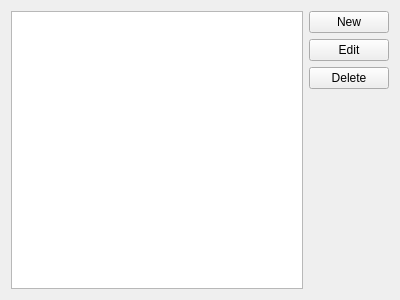
<?xml version="1.0" encoding="UTF-8"?>
<ui version="4.0">
 <class>Form</class>
 <widget class="QWidget" name="Form">
  <property name="geometry">
   <rect>
    <x>0</x>
    <y>0</y>
    <width>400</width>
    <height>300</height>
   </rect>
  </property>
  <property name="windowTitle">
   <string>Form</string>
  </property>
  <layout class="QGridLayout" name="gridLayout">
   <item row="0" column="0">
    <widget class="QTableWidget" name="tableWidget">
     <attribute name="horizontalHeaderVisible">
      <bool>false</bool>
     </attribute>
     <attribute name="verticalHeaderVisible">
      <bool>false</bool>
     </attribute>
    </widget>
   </item>
   <item row="0" column="1">
    <layout class="QVBoxLayout" name="verticalLayout">
     <item>
      <widget class="QPushButton" name="pb_new">
       <property name="text">
        <string>New</string>
       </property>
      </widget>
     </item>
     <item>
      <widget class="QPushButton" name="pb_edit">
       <property name="text">
        <string>Edit</string>
       </property>
      </widget>
     </item>
     <item>
      <widget class="QPushButton" name="pb_delete">
       <property name="text">
        <string>Delete</string>
       </property>
      </widget>
     </item>
     <item>
      <widget class="QFrame" name="frame">
       <property name="minimumSize">
        <size>
         <width>0</width>
         <height>5</height>
        </size>
       </property>
       <property name="frameShape">
        <enum>QFrame::NoFrame</enum>
       </property>
       <property name="frameShadow">
        <enum>QFrame::Plain</enum>
       </property>
      </widget>
     </item>
     <item>
      <spacer name="verticalSpacer">
       <property name="orientation">
        <enum>Qt::Vertical</enum>
       </property>
       <property name="sizeHint" stdset="0">
        <size>
         <width>20</width>
         <height>40</height>
        </size>
       </property>
      </spacer>
     </item>
    </layout>
   </item>
  </layout>
 </widget>
 <resources/>
 <connections/>
</ui>
